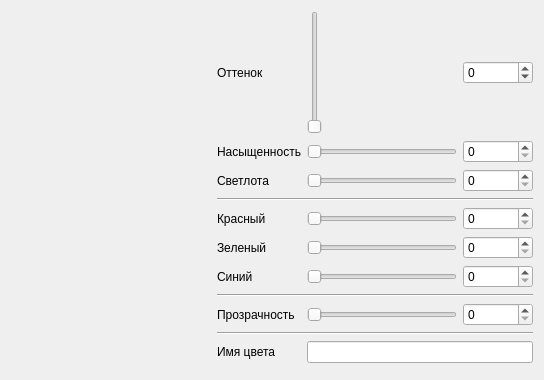
<?xml version="1.0" encoding="UTF-8"?>
<ui version="4.0">
 <class>ColorDialog</class>
 <widget class="QDialog" name="ColorDialog">
  <property name="geometry">
   <rect>
    <x>0</x>
    <y>0</y>
    <width>491</width>
    <height>380</height>
   </rect>
  </property>
  <property name="windowTitle">
   <string>Select Color</string>
  </property>
  <property name="windowIcon">
   <iconset theme="format-fill-color">
    <normaloff>.</normaloff>.</iconset>
  </property>
  <layout class="QVBoxLayout" name="layout">
   <item>
    <layout class="QHBoxLayout" name="layout_main">
     <item>
      <layout class="QVBoxLayout" name="verticalLayout">
       <item>
        <widget class="color_widgets::ColorWheel" name="wheel" native="true">
         <property name="sizePolicy">
          <sizepolicy hsizetype="MinimumExpanding" vsizetype="MinimumExpanding">
           <horstretch>0</horstretch>
           <verstretch>0</verstretch>
          </sizepolicy>
         </property>
         <property name="minimumSize">
          <size>
           <width>200</width>
           <height>200</height>
          </size>
         </property>
        </widget>
       </item>
       <item>
        <widget class="color_widgets::ColorPreview" name="preview" native="true"/>
       </item>
      </layout>
     </item>
     <item>
      <layout class="QGridLayout" name="gridLayout" columnminimumwidth="0,150,70">
       <item row="2" column="1">
        <widget class="color_widgets::GradientSlider" name="slide_value">
         <property name="maximum">
          <number>255</number>
         </property>
         <property name="orientation">
          <enum>Qt::Horizontal</enum>
         </property>
        </widget>
       </item>
       <item row="1" column="0">
        <widget class="QLabel" name="label_7">
         <property name="text">
          <string>Насыщенность</string>
         </property>
        </widget>
       </item>
       <item row="0" column="0">
        <widget class="QLabel" name="label_6">
         <property name="text">
          <string>Оттенок</string>
         </property>
        </widget>
       </item>
       <item row="1" column="1">
        <widget class="color_widgets::GradientSlider" name="slide_saturation">
         <property name="maximum">
          <number>255</number>
         </property>
         <property name="orientation">
          <enum>Qt::Horizontal</enum>
         </property>
        </widget>
       </item>
       <item row="10" column="0">
        <widget class="QLabel" name="label_8">
         <property name="text">
          <string>Имя цвета</string>
         </property>
        </widget>
       </item>
       <item row="6" column="0">
        <widget class="QLabel" name="label_3">
         <property name="text">
          <string>Синий</string>
         </property>
        </widget>
       </item>
       <item row="8" column="1">
        <widget class="color_widgets::GradientSlider" name="slide_alpha">
         <property name="maximum">
          <number>255</number>
         </property>
         <property name="orientation">
          <enum>Qt::Horizontal</enum>
         </property>
        </widget>
       </item>
       <item row="4" column="1">
        <widget class="color_widgets::GradientSlider" name="slide_red">
         <property name="maximum">
          <number>255</number>
         </property>
         <property name="orientation">
          <enum>Qt::Horizontal</enum>
         </property>
        </widget>
       </item>
       <item row="5" column="1">
        <widget class="color_widgets::GradientSlider" name="slide_green">
         <property name="maximum">
          <number>255</number>
         </property>
         <property name="orientation">
          <enum>Qt::Horizontal</enum>
         </property>
        </widget>
       </item>
       <item row="2" column="0">
        <widget class="QLabel" name="label_5">
         <property name="text">
          <string>Светлота</string>
         </property>
        </widget>
       </item>
       <item row="5" column="0">
        <widget class="QLabel" name="label_2">
         <property name="text">
          <string>Зеленый</string>
         </property>
        </widget>
       </item>
       <item row="8" column="0">
        <widget class="QLabel" name="label_alpha">
         <property name="text">
          <string>Прозрачность</string>
         </property>
        </widget>
       </item>
       <item row="4" column="0">
        <widget class="QLabel" name="label">
         <property name="text">
          <string>Красный</string>
         </property>
        </widget>
       </item>
       <item row="6" column="1">
        <widget class="color_widgets::GradientSlider" name="slide_blue">
         <property name="maximum">
          <number>255</number>
         </property>
         <property name="orientation">
          <enum>Qt::Horizontal</enum>
         </property>
        </widget>
       </item>
       <item row="0" column="2">
        <widget class="QSpinBox" name="spin_hue">
         <property name="wrapping">
          <bool>true</bool>
         </property>
         <property name="maximum">
          <number>359</number>
         </property>
        </widget>
       </item>
       <item row="1" column="2">
        <widget class="QSpinBox" name="spin_saturation">
         <property name="maximum">
          <number>255</number>
         </property>
        </widget>
       </item>
       <item row="2" column="2">
        <widget class="QSpinBox" name="spin_value">
         <property name="maximum">
          <number>255</number>
         </property>
        </widget>
       </item>
       <item row="4" column="2">
        <widget class="QSpinBox" name="spin_red">
         <property name="maximum">
          <number>255</number>
         </property>
        </widget>
       </item>
       <item row="5" column="2">
        <widget class="QSpinBox" name="spin_green">
         <property name="maximum">
          <number>255</number>
         </property>
        </widget>
       </item>
       <item row="6" column="2">
        <widget class="QSpinBox" name="spin_blue">
         <property name="maximum">
          <number>255</number>
         </property>
        </widget>
       </item>
       <item row="8" column="2">
        <widget class="QSpinBox" name="spin_alpha">
         <property name="maximum">
          <number>255</number>
         </property>
        </widget>
       </item>
       <item row="7" column="0" colspan="3">
        <widget class="Line" name="line_alpha">
         <property name="orientation">
          <enum>Qt::Horizontal</enum>
         </property>
        </widget>
       </item>
       <item row="3" column="0" colspan="3">
        <widget class="Line" name="line">
         <property name="orientation">
          <enum>Qt::Horizontal</enum>
         </property>
        </widget>
       </item>
       <item row="9" column="0" colspan="3">
        <widget class="Line" name="line_3">
         <property name="orientation">
          <enum>Qt::Horizontal</enum>
         </property>
        </widget>
       </item>
       <item row="0" column="1">
        <widget class="color_widgets::HueSlider" name="slide_hue">
         <property name="minimum">
          <number>0</number>
         </property>
         <property name="maximum">
          <number>359</number>
         </property>
        </widget>
       </item>
       <item row="10" column="1" colspan="2">
        <widget class="color_widgets::ColorLineEdit" name="edit_hex">
         <property name="font">
          <font>
           <family>Monospace</family>
          </font>
         </property>
         <property name="showAlpha" stdset="0">
          <bool>true</bool>
         </property>
        </widget>
       </item>
      </layout>
     </item>
    </layout>
   </item>
   <item>
    <widget class="QDialogButtonBox" name="buttonBox"/>
   </item>
  </layout>
 </widget>
 <layoutdefault spacing="6" margin="11"/>
 <customwidgets>
  <customwidget>
   <class>color_widgets::ColorPreview</class>
   <extends>QWidget</extends>
   <header>QtColorWidgets/color_preview.hpp</header>
   <container>1</container>
  </customwidget>
  <customwidget>
   <class>color_widgets::ColorWheel</class>
   <extends>QWidget</extends>
   <header>QtColorWidgets/color_wheel.hpp</header>
   <container>1</container>
   <slots>
    <signal>colorSelected(QColor)</signal>
    <slot>setColor(QColor)</slot>
   </slots>
  </customwidget>
  <customwidget>
   <class>color_widgets::GradientSlider</class>
   <extends>QSlider</extends>
   <header>QtColorWidgets/gradient_slider.hpp</header>
  </customwidget>
  <customwidget>
   <class>color_widgets::HueSlider</class>
   <extends>color_widgets::GradientSlider</extends>
   <header>QtColorWidgets/hue_slider.hpp</header>
  </customwidget>
  <customwidget>
   <class>color_widgets::ColorLineEdit</class>
   <extends>QLineEdit</extends>
   <header>QtColorWidgets/color_line_edit.hpp</header>
  </customwidget>
 </customwidgets>
 <resources/>
 <connections>
  <connection>
   <sender>slide_saturation</sender>
   <signal>valueChanged(int)</signal>
   <receiver>ColorDialog</receiver>
   <slot>set_hsv()</slot>
   <hints>
    <hint type="sourcelabel">
     <x>416</x>
     <y>71</y>
    </hint>
    <hint type="destinationlabel">
     <x>537</x>
     <y>54</y>
    </hint>
   </hints>
  </connection>
  <connection>
   <sender>slide_value</sender>
   <signal>valueChanged(int)</signal>
   <receiver>ColorDialog</receiver>
   <slot>set_hsv()</slot>
   <hints>
    <hint type="sourcelabel">
     <x>416</x>
     <y>109</y>
    </hint>
    <hint type="destinationlabel">
     <x>537</x>
     <y>88</y>
    </hint>
   </hints>
  </connection>
  <connection>
   <sender>slide_red</sender>
   <signal>valueChanged(int)</signal>
   <receiver>ColorDialog</receiver>
   <slot>set_rgb()</slot>
   <hints>
    <hint type="sourcelabel">
     <x>416</x>
     <y>156</y>
    </hint>
    <hint type="destinationlabel">
     <x>557</x>
     <y>142</y>
    </hint>
   </hints>
  </connection>
  <connection>
   <sender>slide_green</sender>
   <signal>valueChanged(int)</signal>
   <receiver>ColorDialog</receiver>
   <slot>set_rgb()</slot>
   <hints>
    <hint type="sourcelabel">
     <x>416</x>
     <y>194</y>
    </hint>
    <hint type="destinationlabel">
     <x>538</x>
     <y>166</y>
    </hint>
   </hints>
  </connection>
  <connection>
   <sender>slide_blue</sender>
   <signal>valueChanged(int)</signal>
   <receiver>ColorDialog</receiver>
   <slot>set_rgb()</slot>
   <hints>
    <hint type="sourcelabel">
     <x>416</x>
     <y>232</y>
    </hint>
    <hint type="destinationlabel">
     <x>537</x>
     <y>205</y>
    </hint>
   </hints>
  </connection>
  <connection>
   <sender>slide_alpha</sender>
   <signal>valueChanged(int)</signal>
   <receiver>ColorDialog</receiver>
   <slot>set_alpha()</slot>
   <hints>
    <hint type="sourcelabel">
     <x>416</x>
     <y>279</y>
    </hint>
    <hint type="destinationlabel">
     <x>531</x>
     <y>251</y>
    </hint>
   </hints>
  </connection>
  <connection>
   <sender>wheel</sender>
   <signal>colorSelected(QColor)</signal>
   <receiver>ColorDialog</receiver>
   <slot>setColorInternal(QColor)</slot>
   <hints>
    <hint type="sourcelabel">
     <x>175</x>
     <y>101</y>
    </hint>
    <hint type="destinationlabel">
     <x>568</x>
     <y>106</y>
    </hint>
   </hints>
  </connection>
  <connection>
   <sender>slide_saturation</sender>
   <signal>valueChanged(int)</signal>
   <receiver>spin_saturation</receiver>
   <slot>setValue(int)</slot>
   <hints>
    <hint type="sourcelabel">
     <x>416</x>
     <y>71</y>
    </hint>
    <hint type="destinationlabel">
     <x>480</x>
     <y>62</y>
    </hint>
   </hints>
  </connection>
  <connection>
   <sender>spin_saturation</sender>
   <signal>valueChanged(int)</signal>
   <receiver>slide_saturation</receiver>
   <slot>setValue(int)</slot>
   <hints>
    <hint type="sourcelabel">
     <x>461</x>
     <y>55</y>
    </hint>
    <hint type="destinationlabel">
     <x>416</x>
     <y>71</y>
    </hint>
   </hints>
  </connection>
  <connection>
   <sender>slide_value</sender>
   <signal>valueChanged(int)</signal>
   <receiver>spin_value</receiver>
   <slot>setValue(int)</slot>
   <hints>
    <hint type="sourcelabel">
     <x>416</x>
     <y>109</y>
    </hint>
    <hint type="destinationlabel">
     <x>480</x>
     <y>91</y>
    </hint>
   </hints>
  </connection>
  <connection>
   <sender>spin_value</sender>
   <signal>valueChanged(int)</signal>
   <receiver>slide_value</receiver>
   <slot>setValue(int)</slot>
   <hints>
    <hint type="sourcelabel">
     <x>480</x>
     <y>91</y>
    </hint>
    <hint type="destinationlabel">
     <x>416</x>
     <y>109</y>
    </hint>
   </hints>
  </connection>
  <connection>
   <sender>slide_red</sender>
   <signal>valueChanged(int)</signal>
   <receiver>spin_red</receiver>
   <slot>setValue(int)</slot>
   <hints>
    <hint type="sourcelabel">
     <x>416</x>
     <y>156</y>
    </hint>
    <hint type="destinationlabel">
     <x>482</x>
     <y>162</y>
    </hint>
   </hints>
  </connection>
  <connection>
   <sender>spin_red</sender>
   <signal>valueChanged(int)</signal>
   <receiver>slide_red</receiver>
   <slot>setValue(int)</slot>
   <hints>
    <hint type="sourcelabel">
     <x>482</x>
     <y>162</y>
    </hint>
    <hint type="destinationlabel">
     <x>416</x>
     <y>156</y>
    </hint>
   </hints>
  </connection>
  <connection>
   <sender>slide_green</sender>
   <signal>valueChanged(int)</signal>
   <receiver>spin_green</receiver>
   <slot>setValue(int)</slot>
   <hints>
    <hint type="sourcelabel">
     <x>416</x>
     <y>194</y>
    </hint>
    <hint type="destinationlabel">
     <x>482</x>
     <y>200</y>
    </hint>
   </hints>
  </connection>
  <connection>
   <sender>spin_green</sender>
   <signal>valueChanged(int)</signal>
   <receiver>slide_green</receiver>
   <slot>setValue(int)</slot>
   <hints>
    <hint type="sourcelabel">
     <x>482</x>
     <y>200</y>
    </hint>
    <hint type="destinationlabel">
     <x>416</x>
     <y>194</y>
    </hint>
   </hints>
  </connection>
  <connection>
   <sender>slide_alpha</sender>
   <signal>valueChanged(int)</signal>
   <receiver>spin_alpha</receiver>
   <slot>setValue(int)</slot>
   <hints>
    <hint type="sourcelabel">
     <x>416</x>
     <y>279</y>
    </hint>
    <hint type="destinationlabel">
     <x>482</x>
     <y>285</y>
    </hint>
   </hints>
  </connection>
  <connection>
   <sender>spin_alpha</sender>
   <signal>valueChanged(int)</signal>
   <receiver>slide_alpha</receiver>
   <slot>setValue(int)</slot>
   <hints>
    <hint type="sourcelabel">
     <x>482</x>
     <y>285</y>
    </hint>
    <hint type="destinationlabel">
     <x>416</x>
     <y>279</y>
    </hint>
   </hints>
  </connection>
  <connection>
   <sender>slide_blue</sender>
   <signal>valueChanged(int)</signal>
   <receiver>spin_blue</receiver>
   <slot>setValue(int)</slot>
   <hints>
    <hint type="sourcelabel">
     <x>416</x>
     <y>232</y>
    </hint>
    <hint type="destinationlabel">
     <x>482</x>
     <y>238</y>
    </hint>
   </hints>
  </connection>
  <connection>
   <sender>spin_blue</sender>
   <signal>valueChanged(int)</signal>
   <receiver>slide_blue</receiver>
   <slot>setValue(int)</slot>
   <hints>
    <hint type="sourcelabel">
     <x>482</x>
     <y>238</y>
    </hint>
    <hint type="destinationlabel">
     <x>416</x>
     <y>232</y>
    </hint>
   </hints>
  </connection>
  <connection>
   <sender>slide_hue</sender>
   <signal>valueChanged(int)</signal>
   <receiver>spin_hue</receiver>
   <slot>setValue(int)</slot>
   <hints>
    <hint type="sourcelabel">
     <x>405</x>
     <y>20</y>
    </hint>
    <hint type="destinationlabel">
     <x>462</x>
     <y>26</y>
    </hint>
   </hints>
  </connection>
  <connection>
   <sender>spin_hue</sender>
   <signal>valueChanged(int)</signal>
   <receiver>slide_hue</receiver>
   <slot>setValue(int)</slot>
   <hints>
    <hint type="sourcelabel">
     <x>448</x>
     <y>18</y>
    </hint>
    <hint type="destinationlabel">
     <x>388</x>
     <y>24</y>
    </hint>
   </hints>
  </connection>
  <connection>
   <sender>slide_hue</sender>
   <signal>valueChanged(int)</signal>
   <receiver>ColorDialog</receiver>
   <slot>set_hsv()</slot>
   <hints>
    <hint type="sourcelabel">
     <x>361</x>
     <y>17</y>
    </hint>
    <hint type="destinationlabel">
     <x>363</x>
     <y>8</y>
    </hint>
   </hints>
  </connection>
  <connection>
   <sender>buttonBox</sender>
   <signal>accepted()</signal>
   <receiver>ColorDialog</receiver>
   <slot>accept()</slot>
   <hints>
    <hint type="sourcelabel">
     <x>250</x>
     <y>373</y>
    </hint>
    <hint type="destinationlabel">
     <x>430</x>
     <y>267</y>
    </hint>
   </hints>
  </connection>
  <connection>
   <sender>buttonBox</sender>
   <signal>rejected()</signal>
   <receiver>ColorDialog</receiver>
   <slot>reject()</slot>
   <hints>
    <hint type="sourcelabel">
     <x>183</x>
     <y>373</y>
    </hint>
    <hint type="destinationlabel">
     <x>294</x>
     <y>323</y>
    </hint>
   </hints>
  </connection>
 </connections>
 <slots>
  <signal>colorChanged(QColor)</signal>
  <slot>set_rgb()</slot>
  <slot>set_hsv()</slot>
  <slot>setColor(QColor)</slot>
  <slot>setColorInternal(QColor)</slot>
  <slot>set_alpha()</slot>
 </slots>
</ui>
